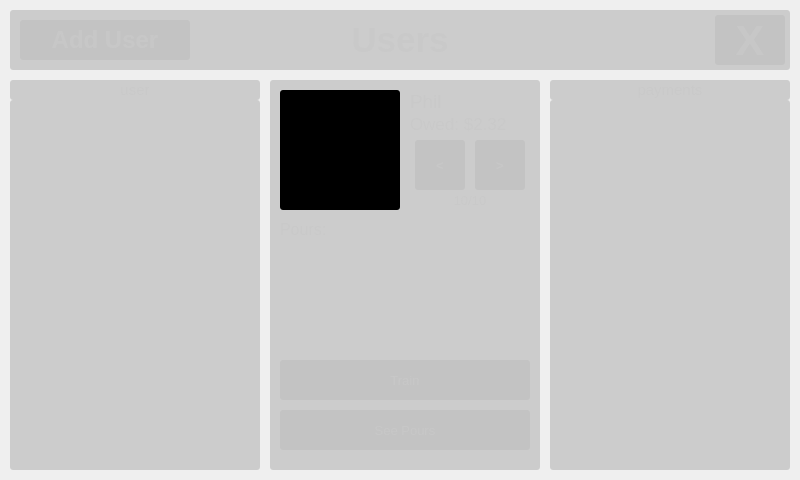
<?xml version="1.0" encoding="UTF-8"?>
<ui version="4.0">
 <class>UsersWindow</class>
 <widget class="QMainWindow" name="UsersWindow">
  <property name="geometry">
   <rect>
    <x>0</x>
    <y>0</y>
    <width>800</width>
    <height>480</height>
   </rect>
  </property>
  <property name="windowTitle">
   <string>Users</string>
  </property>
  <property name="windowIcon">
   <iconset resource="../resources.qrc">
    <normaloff>:/images/Logo.png</normaloff>:/images/Logo.png</iconset>
  </property>
  <property name="styleSheet">
   <string notr="true">#centralwidget, QDialog
{
    background-image: url(:/images/Background1.png);
}

QPushButton
{
    color:rgb(200,200,200,200);
    background-color:rgb(180,180,180,100);
    border-radius:3;
}

QPushButton:checked
{
    color:rgb(200,200,200,200);
    background-color:rgb(140,140,250,100);
    border-radius:3;
}

QLabel
{
    color:rgb(200,200,200,200);
    background-color:rgb(150,150,150, 100);
    border-radius:3;
}

#scrollPane, #paymentsScrollPane
{
    background-color:rgb(150,150,150,100);
    border-radius:3;
}

QScrollBar:horizontal, QScrollBar:vertical
{
    height:50px;
    width:50px;
    background-color:rgb(120, 120, 120, 140);
}

QScrollBar::add-page:horizontal, QScrollBar::add-page:vertical, QScrollBar::sub-page:horizontal, QScrollBar::sub-page:vertical
{
    background:none;
}


QComboBox QAbstractItemView
{
    background-color: rgb(120, 120, 120);
    selection-background-color: rgb(90, 90, 90);
}
QComboBox
{
    background-color: rgb(120, 120, 120);
    min-height:34px;
    selection-background-color: rgb(90, 90, 90);
}

QMessageBox
{
    background-color: rgb(180, 180, 180);
    background-image: url();
}
QMessageBox QLabel
{
    color:rgb(0,0,0);
    background-color:rgb(0,0,0,0);
}
QMessageBox QPushButton
{
    color:rgb(0,0,0);
    background-color:rgb(140,140,140);
    padding: 20px;
}
</string>
  </property>
  <widget class="QWidget" name="centralwidget">
   <widget class="QPushButton" name="closeButton">
    <property name="geometry">
     <rect>
      <x>715</x>
      <y>15</y>
      <width>70</width>
      <height>50</height>
     </rect>
    </property>
    <property name="font">
     <font>
      <pointsize>32</pointsize>
      <weight>75</weight>
      <bold>true</bold>
     </font>
    </property>
    <property name="focusPolicy">
     <enum>Qt::NoFocus</enum>
    </property>
    <property name="text">
     <string>X</string>
    </property>
    <property name="flat">
     <bool>false</bool>
    </property>
   </widget>
   <widget class="StaticScrollArea" name="scrollPane">
    <property name="geometry">
     <rect>
      <x>10</x>
      <y>100</y>
      <width>250</width>
      <height>370</height>
     </rect>
    </property>
    <property name="styleSheet">
     <string notr="true"/>
    </property>
    <property name="frameShape">
     <enum>QFrame::NoFrame</enum>
    </property>
    <property name="frameShadow">
     <enum>QFrame::Plain</enum>
    </property>
   </widget>
   <widget class="QLabel" name="label">
    <property name="geometry">
     <rect>
      <x>10</x>
      <y>10</y>
      <width>780</width>
      <height>60</height>
     </rect>
    </property>
    <property name="font">
     <font>
      <pointsize>26</pointsize>
      <weight>75</weight>
      <bold>true</bold>
     </font>
    </property>
    <property name="styleSheet">
     <string notr="true">color: rgb(200,200,200,200);</string>
    </property>
    <property name="text">
     <string>Users</string>
    </property>
    <property name="alignment">
     <set>Qt::AlignCenter</set>
    </property>
   </widget>
   <widget class="QPushButton" name="prevImageButton">
    <property name="geometry">
     <rect>
      <x>415</x>
      <y>140</y>
      <width>50</width>
      <height>50</height>
     </rect>
    </property>
    <property name="font">
     <font>
      <pointsize>10</pointsize>
      <weight>75</weight>
      <bold>true</bold>
     </font>
    </property>
    <property name="focusPolicy">
     <enum>Qt::NoFocus</enum>
    </property>
    <property name="text">
     <string>&lt;</string>
    </property>
   </widget>
   <widget class="QLabel" name="imageCountLabel">
    <property name="geometry">
     <rect>
      <x>410</x>
      <y>190</y>
      <width>120</width>
      <height>20</height>
     </rect>
    </property>
    <property name="font">
     <font>
      <pointsize>10</pointsize>
     </font>
    </property>
    <property name="styleSheet">
     <string notr="true">background-color:rgb(0,0,0,0);</string>
    </property>
    <property name="text">
     <string>10/10</string>
    </property>
    <property name="alignment">
     <set>Qt::AlignCenter</set>
    </property>
   </widget>
   <widget class="QLabel" name="userImageLabel">
    <property name="geometry">
     <rect>
      <x>280</x>
      <y>90</y>
      <width>120</width>
      <height>120</height>
     </rect>
    </property>
    <property name="styleSheet">
     <string notr="true">background-color: rgb(0, 0, 0);</string>
    </property>
    <property name="text">
     <string/>
    </property>
   </widget>
   <widget class="QLabel" name="infoLabel">
    <property name="geometry">
     <rect>
      <x>280</x>
      <y>220</y>
      <width>250</width>
      <height>130</height>
     </rect>
    </property>
    <property name="font">
     <font>
      <pointsize>12</pointsize>
     </font>
    </property>
    <property name="styleSheet">
     <string notr="true">background-color:rgb(0,0,0,0);</string>
    </property>
    <property name="text">
     <string>Pours:</string>
    </property>
    <property name="alignment">
     <set>Qt::AlignLeading|Qt::AlignLeft|Qt::AlignTop</set>
    </property>
   </widget>
   <widget class="QPushButton" name="nextImageButton">
    <property name="geometry">
     <rect>
      <x>475</x>
      <y>140</y>
      <width>50</width>
      <height>50</height>
     </rect>
    </property>
    <property name="font">
     <font>
      <pointsize>10</pointsize>
      <weight>75</weight>
      <bold>true</bold>
     </font>
    </property>
    <property name="focusPolicy">
     <enum>Qt::NoFocus</enum>
    </property>
    <property name="text">
     <string>&gt;</string>
    </property>
   </widget>
   <widget class="QPushButton" name="trainButton">
    <property name="geometry">
     <rect>
      <x>280</x>
      <y>360</y>
      <width>250</width>
      <height>40</height>
     </rect>
    </property>
    <property name="font">
     <font>
      <pointsize>10</pointsize>
     </font>
    </property>
    <property name="focusPolicy">
     <enum>Qt::NoFocus</enum>
    </property>
    <property name="text">
     <string>Train</string>
    </property>
   </widget>
   <widget class="QPushButton" name="poursButton">
    <property name="geometry">
     <rect>
      <x>280</x>
      <y>410</y>
      <width>250</width>
      <height>40</height>
     </rect>
    </property>
    <property name="font">
     <font>
      <pointsize>10</pointsize>
     </font>
    </property>
    <property name="focusPolicy">
     <enum>Qt::NoFocus</enum>
    </property>
    <property name="text">
     <string>See Pours</string>
    </property>
   </widget>
   <widget class="QLabel" name="label_2">
    <property name="geometry">
     <rect>
      <x>270</x>
      <y>80</y>
      <width>270</width>
      <height>390</height>
     </rect>
    </property>
    <property name="text">
     <string/>
    </property>
   </widget>
   <widget class="QLabel" name="nameLabel">
    <property name="geometry">
     <rect>
      <x>410</x>
      <y>90</y>
      <width>130</width>
      <height>20</height>
     </rect>
    </property>
    <property name="font">
     <font>
      <pointsize>14</pointsize>
     </font>
    </property>
    <property name="styleSheet">
     <string notr="true">background-color:rgb(0,0,0,0);</string>
    </property>
    <property name="text">
     <string>Phil</string>
    </property>
    <property name="alignment">
     <set>Qt::AlignLeading|Qt::AlignLeft|Qt::AlignTop</set>
    </property>
   </widget>
   <widget class="StaticScrollArea" name="paymentsScrollPane">
    <property name="geometry">
     <rect>
      <x>550</x>
      <y>100</y>
      <width>240</width>
      <height>370</height>
     </rect>
    </property>
    <property name="styleSheet">
     <string notr="true"/>
    </property>
    <property name="frameShape">
     <enum>QFrame::NoFrame</enum>
    </property>
    <property name="frameShadow">
     <enum>QFrame::Plain</enum>
    </property>
   </widget>
   <widget class="QLabel" name="label_5">
    <property name="geometry">
     <rect>
      <x>550</x>
      <y>80</y>
      <width>240</width>
      <height>20</height>
     </rect>
    </property>
    <property name="font">
     <font>
      <pointsize>11</pointsize>
     </font>
    </property>
    <property name="text">
     <string>payments</string>
    </property>
    <property name="alignment">
     <set>Qt::AlignCenter</set>
    </property>
   </widget>
   <widget class="QLabel" name="label_6">
    <property name="geometry">
     <rect>
      <x>10</x>
      <y>80</y>
      <width>250</width>
      <height>20</height>
     </rect>
    </property>
    <property name="font">
     <font>
      <pointsize>11</pointsize>
     </font>
    </property>
    <property name="text">
     <string>user</string>
    </property>
    <property name="alignment">
     <set>Qt::AlignCenter</set>
    </property>
   </widget>
   <widget class="QLabel" name="owedLabel">
    <property name="geometry">
     <rect>
      <x>410</x>
      <y>114</y>
      <width>130</width>
      <height>20</height>
     </rect>
    </property>
    <property name="font">
     <font>
      <pointsize>13</pointsize>
      <weight>50</weight>
      <bold>false</bold>
     </font>
    </property>
    <property name="styleSheet">
     <string notr="true">background-color:rgb(0,0,0,0);</string>
    </property>
    <property name="text">
     <string>Owed: $2.32</string>
    </property>
    <property name="alignment">
     <set>Qt::AlignLeading|Qt::AlignLeft|Qt::AlignTop</set>
    </property>
   </widget>
   <widget class="QPushButton" name="addUserButton">
    <property name="geometry">
     <rect>
      <x>20</x>
      <y>20</y>
      <width>170</width>
      <height>40</height>
     </rect>
    </property>
    <property name="font">
     <font>
      <pointsize>18</pointsize>
      <weight>75</weight>
      <bold>true</bold>
     </font>
    </property>
    <property name="focusPolicy">
     <enum>Qt::NoFocus</enum>
    </property>
    <property name="text">
     <string>Add User</string>
    </property>
   </widget>
   <zorder>label_2</zorder>
   <zorder>paymentsScrollPane</zorder>
   <zorder>scrollPane</zorder>
   <zorder>label</zorder>
   <zorder>prevImageButton</zorder>
   <zorder>imageCountLabel</zorder>
   <zorder>userImageLabel</zorder>
   <zorder>infoLabel</zorder>
   <zorder>nextImageButton</zorder>
   <zorder>trainButton</zorder>
   <zorder>poursButton</zorder>
   <zorder>nameLabel</zorder>
   <zorder>label_5</zorder>
   <zorder>label_6</zorder>
   <zorder>owedLabel</zorder>
   <zorder>closeButton</zorder>
   <zorder>addUserButton</zorder>
  </widget>
 </widget>
 <customwidgets>
  <customwidget>
   <class>StaticScrollArea</class>
   <extends>QFrame</extends>
   <header>widgets/staticscrollarea.h</header>
   <container>1</container>
  </customwidget>
 </customwidgets>
 <resources>
  <include location="../resources.qrc"/>
 </resources>
 <connections/>
</ui>
